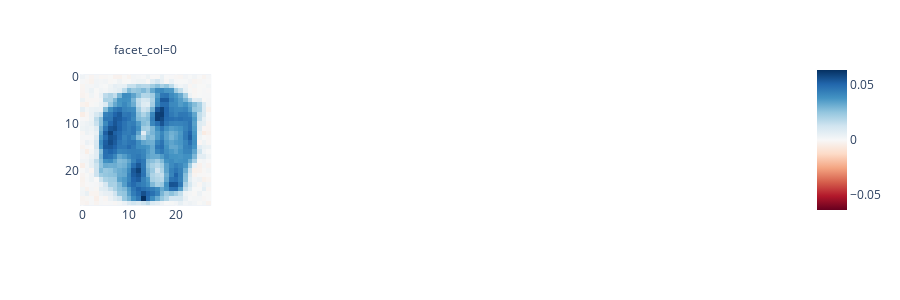

Here is the notebook cell this chart was saved with:
### Markdown cell above
### Figure 6: Eigenvalues and eigenvectors of a model trained to classify based on similarity to a target.

### Code cell
# Top eigenvector, ignoring the bias component
color = dict(color_continuous_scale="RdBu", color_continuous_midpoint=0.0)
px.imshow(
    vecs[-1:, :-1].view(-1, 28, 28).cpu(),
    facet_col=0,
    facet_col_wrap=5,
    height=300,
    **color,
).show()

### Figure 1 — Plotly figure (JSON) as saved in the notebook; plotly's stock layout.template omitted (floating-point values rounded to 4 significant figures; data arrays with more than 128 entries replaced by an {"elided": "..."} marker saying what was removed)
{"data": [{"coloraxis": "coloraxis", "hovertemplate": "x: %{x}<br>y: %{y}<br>color: %{z}<extra></extra>", "name": "0", "type": "heatmap", "xaxis": "x", "yaxis": "y", "z": {"elided": "28x28 float values"}}], "layout": {"annotations": [{"font": {}, "showarrow": false, "text": "facet_col=0", "x": 0.092, "xanchor": "center", "xref": "paper", "y": 1, "yanchor": "bottom", "yref": "paper"}], "coloraxis": {"cmid": 0, "colorscale": [[0, "rgb(103,0,31)"], [0.1, "rgb(178,24,43)"], [0.2, "rgb(214,96,77)"], [0.3, "rgb(244,165,130)"], [0.4, "rgb(253,219,199)"], [0.5, "rgb(247,247,247)"], [0.6, "rgb(209,229,240)"], [0.7, "rgb(146,197,222)"], [0.8, "rgb(67,147,195)"], [0.9, "rgb(33,102,172)"], [1, "rgb(5,48,97)"]]}, "height": 300, "margin": {"t": 60}, "xaxis": {"anchor": "y", "constrain": "domain", "domain": [0, 0.184], "scaleanchor": "y"}, "xaxis2": {"anchor": "y2", "domain": [0.204, 0.388], "matches": "x"}, "xaxis3": {"anchor": "y3", "domain": [0.408, 0.592], "matches": "x"}, "xaxis4": {"anchor": "y4", "domain": [0.612, 0.796], "matches": "x"}, "xaxis5": {"anchor": "y5", "domain": [0.816, 1], "matches": "x"}, "yaxis": {"anchor": "x", "autorange": "reversed", "constrain": "domain", "domain": [0, 1]}, "yaxis2": {"anchor": "x2", "domain": [0, 1], "matches": "y", "showticklabels": false}, "yaxis3": {"anchor": "x3", "domain": [0, 1], "matches": "y", "showticklabels": false}, "yaxis4": {"anchor": "x4", "domain": [0, 1], "matches": "y", "showticklabels": false}, "yaxis5": {"anchor": "x5", "domain": [0, 1], "matches": "y", "showticklabels": false}}}
